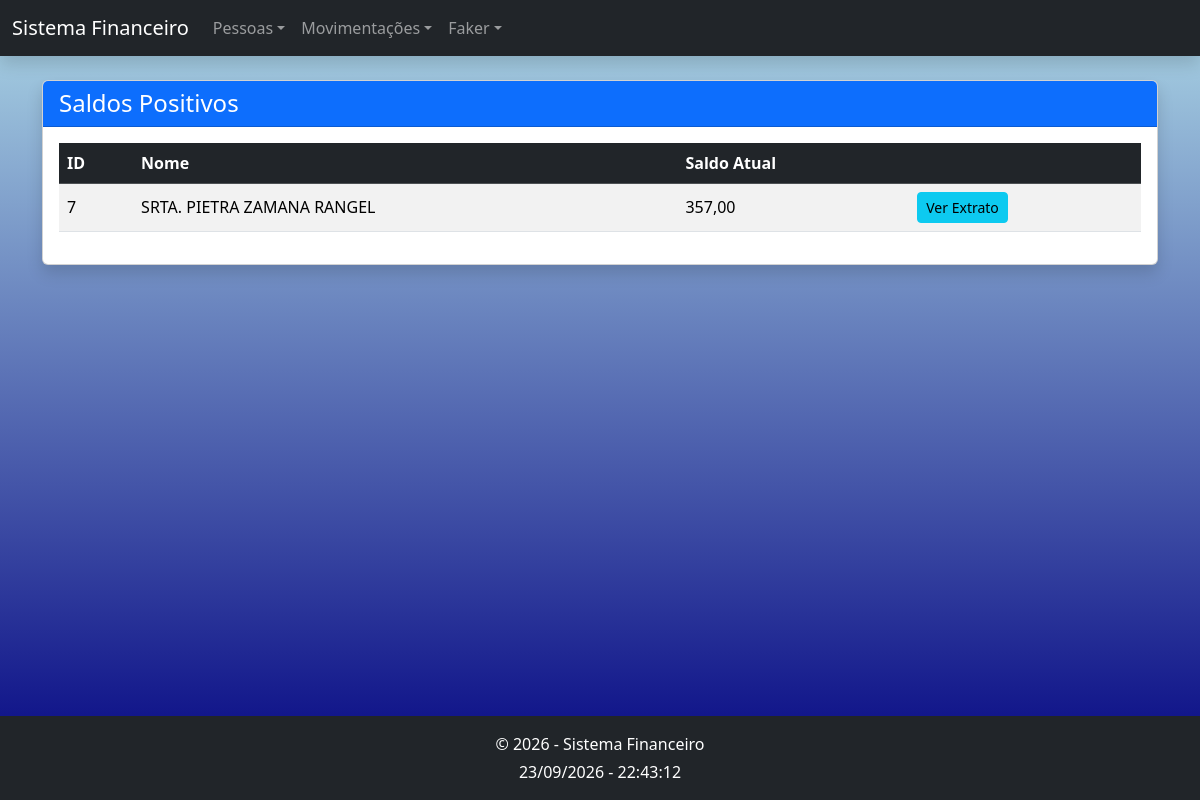
Screenshot of /movimentacoes/saldos-positivos with the database file from the repository.
### tables this page shows
CREATE TABLE `pessoas` (
  `id` int(11) NOT NULL AUTO_INCREMENT,
  `nome` varchar(100) NOT NULL,
  `telefone` varchar(15) DEFAULT NULL,
  `cpf` varchar(11) NOT NULL,
  `endereco` varchar(255) DEFAULT NULL,
  `createdAt` timestamp NULL DEFAULT current_timestamp(),
  `updatedAt` timestamp NULL DEFAULT current_timestamp() ON UPDATE current_timestamp(),
  PRIMARY KEY (`id`) USING BTREE,
  UNIQUE KEY `cpf` (`cpf`) USING BTREE
);

### src/Core/View.php (called while the page is built, shortened)
<?php
class View
{
    public static function render(string $view, array $dados = [], string $layout = 'layout'): void
    {
        self::incluir($view, $dados);
    }
    private static function incluir(string $view, array $dados): void
    {
        extract($dados, EXTR_SKIP);
        require self::PASTA . '/' . $view . '.php';
    }
}

### src/Controllers/MovimentacaoController.php (called while the page is built, shortened)
<?php
class MovimentacaoController
{
    public function saldosPositivos(): void
    {
        View::render('movimentacoes/saldos', [
            'titulo'  => 'Saldos Positivos',
            'resumos' => $this->movDAO->getSaldos(somentePositivos: true),
        ]);
    }
}

### public/index.php (called while the page is built, shortened)
<?php
$router = new Router();
try {
    $router->dispatch($_SERVER['REQUEST_METHOD'], $_SERVER['REQUEST_URI']);
} catch (Throwable $e) {
    error_log($e);
    http_response_code(500);
    View::render('erros/erro', [
        'titulo'   => 'Erro interno',
        'mensagem' => config('debug') ? $e->getMessage() : 'Ocorreu um erro inesperado. Tente novamente.',
    ]);
}

### src/helpers.php (called while the page is built, shortened)
<?php
function e(mixed $valor): string
{
    return htmlspecialchars((string) $valor, ENT_QUOTES | ENT_SUBSTITUTE, 'UTF-8');
}
function moeda(mixed $valor): string
{
    return number_format((float) $valor, 2, ',', '.');
}

### src/DAO/MovimentacaoDAO.php (called while the page is built, shortened)
<?php
class MovimentacaoDAO
{
    private PDO $conn;
    public function __construct(?PDO $conn = null)
    {
        $this->conn = $conn ?? Database::connection();
    }
    public function getSaldos(bool $somentePositivos = false): array
    {
        $sql = "SELECT p.id AS idPessoa, p.nome,
                       COALESCE(SUM(m.Credito), 0) - COALESCE(SUM(m.Debito), 0) AS saldo
                FROM pessoas p
                LEFT JOIN movimentacao m ON m.idPessoa = p.id
                GROUP BY p.id, p.nome"
             . ($somentePositivos ? " HAVING saldo > 0 ORDER BY p.nome" : " ORDER BY saldo DESC, p.nome");
        return $this->conn->query($sql)->fetchAll();
    }
}

### views/movimentacoes/saldos.php (the view)
<div class="card shadow">
    <div class="card-header bg-primary text-white"><h4 class="mb-0"><?= e($titulo) ?></h4></div>
    <div class="card-body">
        <table class="table table-striped table-hover align-middle">
            <thead class="table-dark"><tr><th>ID</th><th>Nome</th><th>Saldo Atual</th><th></th></tr></thead>
            <tbody>
            <?php foreach ($resumos as $r): ?>
                <tr>
                    <td><?= e($r['idPessoa']) ?></td>
                    <td><?= e($r['nome']) ?></td>
                    <td class="<?= $r['saldo'] < 0 ? 'text-danger' : '' ?>"><?= moeda($r['saldo']) ?></td>
                    <td><a href="/movimentacoes/extrato/<?= (int) $r['idPessoa'] ?>" class="btn btn-info btn-sm">Ver Extrato</a></td>
                </tr>
            <?php endforeach; ?>
            </tbody>
        </table>
    </div>
</div>

### src/Core/Router.php (shortened to what this page needs)
<?php
class Router
{
    private array $rotas = [];
    private function add(string $metodo, string $caminho, array $handler): void
    {
        $regex = '#^' . preg_replace('#\{(\w+)\}#', '(?P<$1>[^/]+)', $caminho) . '$#';
        $this->rotas[$metodo][] = [$regex, $handler];
    }
    public function dispatch(string $metodo, string $uri): void
    {
        $caminho = rtrim((string) parse_url($uri, PHP_URL_PATH), '/') ?: '/';
        foreach ($this->rotas[$metodo] ?? [] as [$regex, $handler]) {
            if (preg_match($regex, $caminho, $m)) {
                $params = array_values(array_filter($m, 'is_string', ARRAY_FILTER_USE_KEY));
                [$classe, $acao] = $handler;
                (new $classe())->$acao(...$params);
                return;
            }
        }
    }
}

### public/assets/css/app.css (style rules this page uses)
body { background: linear-gradient(to bottom, #add8e6, #000080); background-attachment: fixed; }

### rows the page displays
pessoas: id "7", nome "SRTA. PIETRA ZAMANA RANGEL", saldo "357,00"
